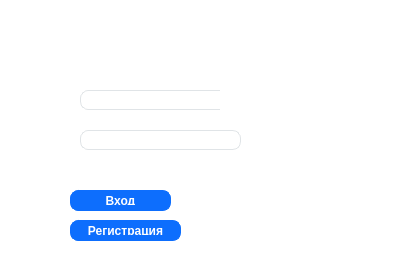
<?xml version="1.0" encoding="UTF-8"?>
<ui version="4.0">
 <class>Form</class>
 <widget class="QWidget" name="Form">
  <property name="geometry">
   <rect>
    <x>0</x>
    <y>0</y>
    <width>400</width>
    <height>272</height>
   </rect>
  </property>
  <property name="windowTitle">
   <string>Form</string>
  </property>
  <property name="styleSheet">
   <string notr="true">QWidget {
  background-color: #fff;
}
QLabel {
  color: #464d55;
  font-weight: 600;
}
QLabel#heading {
  color: #0f1925;
  font-size: 18px;
  margin-bottom: 10px;
}

QLabel#subheading {
  color: #0f1925;
  font-size: 12px;
  font-weight: normal;
  margin-bottom: 10px;
}
QLineEdit {
  border-radius: 8px;
  border: 1px solid #e0e4e7;
  padding: 5px 15px;
}

QLineEdit:focus {
  border: 1px solid #d0e3ff;
}

QLineEdit::placeholder {
  color: #767e89;
}
QPushButton {
  background-color: #0d6efd;
  color: #fff;
  font-weight: 600;
  border-radius: 8px;
  border: 1px solid #0d6efd;
  padding: 5px 15px;
  margin-top: 10px;
  outline: 0px;
}
QPushButton:hover,
QPushButton:focus {
  background-color: #0b5ed7;
  border: 3px solid #9ac3fe;
}
</string>
  </property>
  <widget class="QLineEdit" name="lineEdit">
   <property name="geometry">
    <rect>
     <x>80</x>
     <y>90</y>
     <width>161</width>
     <height>20</height>
    </rect>
   </property>
  </widget>
  <widget class="QLineEdit" name="lineEdit_2">
   <property name="geometry">
    <rect>
     <x>80</x>
     <y>130</y>
     <width>161</width>
     <height>20</height>
    </rect>
   </property>
  </widget>
  <widget class="QPushButton" name="pushButton">
   <property name="geometry">
    <rect>
     <x>70</x>
     <y>180</y>
     <width>101</width>
     <height>31</height>
    </rect>
   </property>
   <property name="text">
    <string>Вход</string>
   </property>
  </widget>
  <widget class="QPushButton" name="pushButton_2">
   <property name="geometry">
    <rect>
     <x>70</x>
     <y>210</y>
     <width>111</width>
     <height>31</height>
    </rect>
   </property>
   <property name="text">
    <string>Регистрация</string>
   </property>
  </widget>
  <widget class="QLabel" name="pngico">
   <property name="geometry">
    <rect>
     <x>220</x>
     <y>90</y>
     <width>21</width>
     <height>21</height>
    </rect>
   </property>
   <property name="styleSheet">
    <string notr="true">image: url(:/da/log_10024016.png);</string>
   </property>
   <property name="text">
    <string/>
   </property>
  </widget>
  <widget class="QLabel" name="fon">
   <property name="geometry">
    <rect>
     <x>-10</x>
     <y>-50</y>
     <width>411</width>
     <height>381</height>
    </rect>
   </property>
   <property name="minimumSize">
    <size>
     <width>411</width>
     <height>0</height>
    </size>
   </property>
   <property name="maximumSize">
    <size>
     <width>411</width>
     <height>16777215</height>
    </size>
   </property>
   <property name="styleSheet">
    <string notr="true">image: url(:/da/abstract-dark-blue-futuristic-digital-grid-background.jpg);
</string>
   </property>
   <property name="text">
    <string/>
   </property>
  </widget>
  <zorder>fon</zorder>
  <zorder>lineEdit</zorder>
  <zorder>lineEdit_2</zorder>
  <zorder>pushButton</zorder>
  <zorder>pushButton_2</zorder>
  <zorder>pngico</zorder>
 </widget>
 <resources>
  <include location="../../3D Objects/photos/photo.qrc"/>
 </resources>
 <connections/>
</ui>
